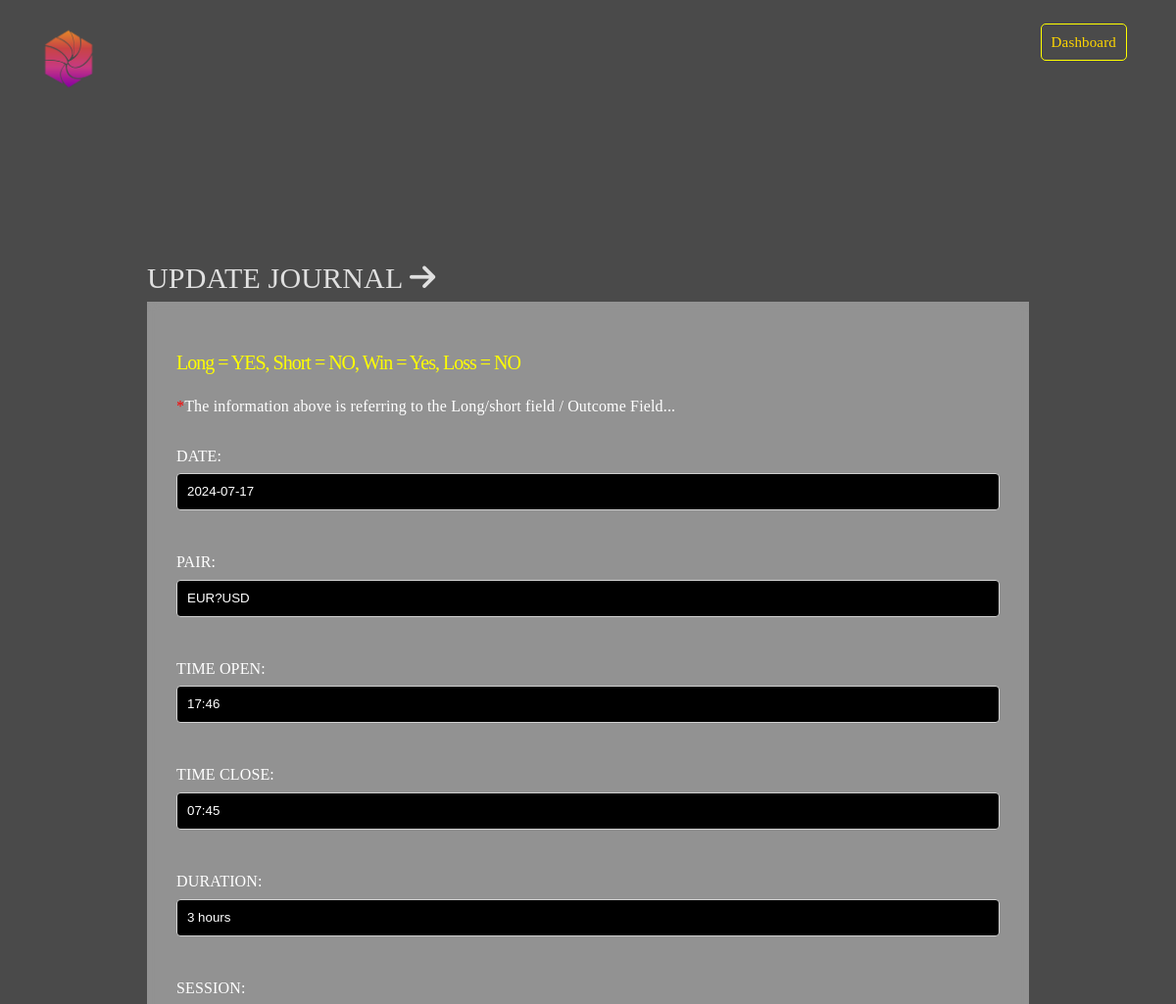
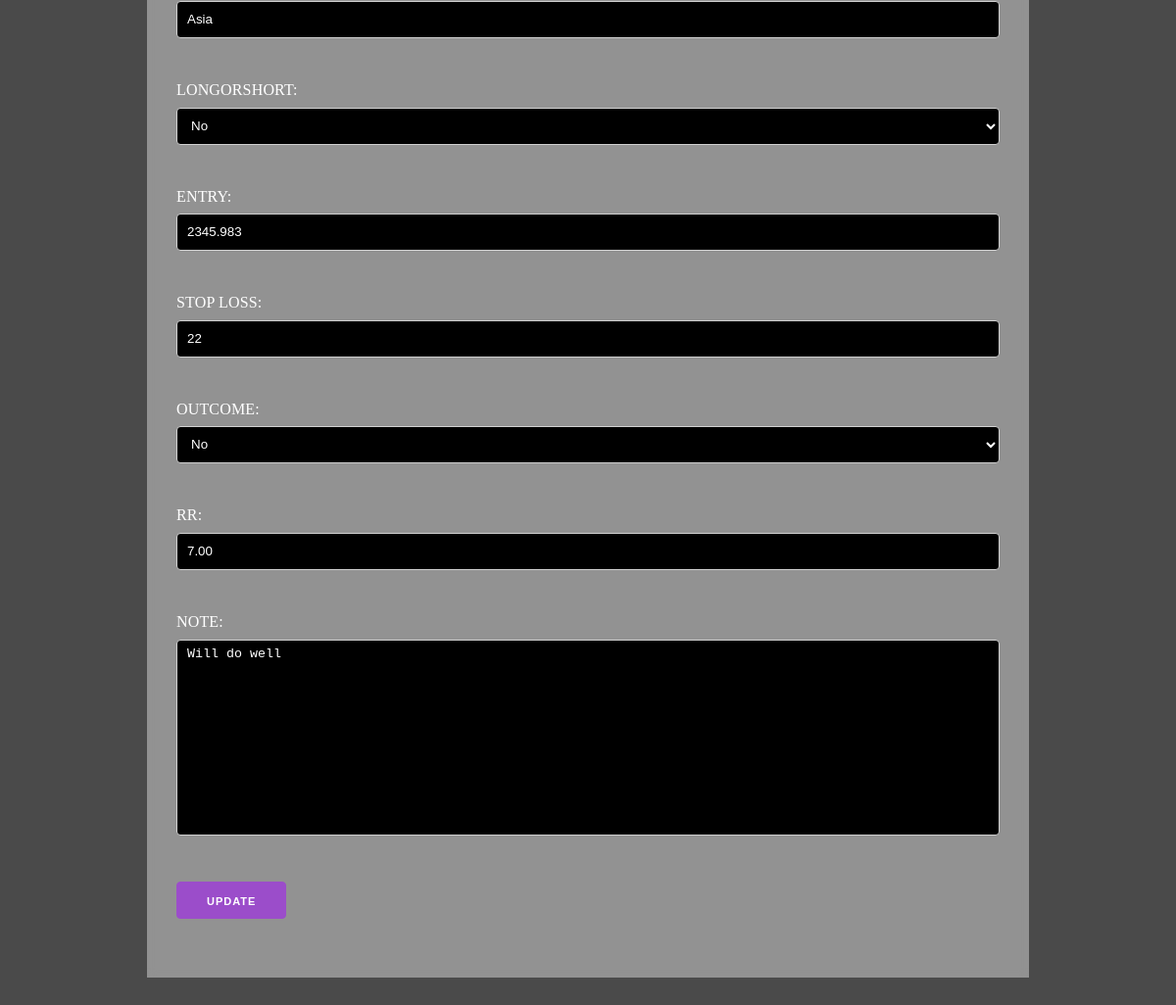
Page /journal/update/3 (signed in) on the committed database (2 pictures, top to bottom).
### journal/models.py (models this page shows, shortened)
class Journal(models.Model):
    user = user = models.ForeignKey(User, on_delete=models.CASCADE,null=True)
    date = models.DateField()
    pair = models.CharField(max_length=250)
    time_open = models.CharField(max_length=250)
    time_close = models.CharField(max_length=250)
    duration = models.CharField(max_length=250)
    session = models.CharField(max_length=250)
    longorshort = models.BooleanField(default=True,null=True)
    entry = models.CharField(max_length=250,null=True)
    stop_loss = models.CharField(max_length=250,null=True)
    outcome = models.BooleanField(default=True,null=True)
    rr = models.DecimalField(max_digits=6, decimal_places=2)
    note = models.TextField(max_length=5000)

### journal/views.py (the view)
# urls.py: path('journal/update/<int:journal_id>',update,name='update'),
@login_required(login_url='userlogin')
def update(request, journal_id):
    journal = get_object_or_404(Journal,id=journal_id, user=request.user)
    if request.method == 'POST':
        form = JournalForm(request.POST, instance=journal)
        if form.is_valid():
            form.save()
            return redirect('dashboard')  # Redirect to the list of journals or any other desired page
    else:
        form = JournalForm(instance=journal)
        context = {
            'form':form,
            'journal':journal
        }
    return render(request,'journal_update.html',context )

### journal/forms.py
class JournalForm(forms.ModelForm):
        class Meta:
            model = Journal
            fields = [
                'date', 'pair', 'time_open', 'time_close', 'duration', 'session',
                'longorshort', 'entry', 'stop_loss', 'outcome', 'rr', 'note'
            ]

### journal/templates/journal_update.html (shortened to what this page needs)
<!DOCTYPE html>
{% load static %}
<html lang="en">
<head>
    <link rel="stylesheet" href="https://cdnjs.cloudflare.com/ajax/libs/font-awesome/6.5.2/css/all.min.css" />
    <link rel="stylesheet" href="{% static 'milligram.css' %}">
    <link rel="stylesheet" href=" {% static 'style.css' %}">
</head>
<body>
    <section class="navbar">
        <nav class="navlist">
            <img src="{% static 'img/20230312_165351.png' %}" alt="logo" class="logopng">
             <div class="holdnav">
               <a href="{% url 'dashboard' %}" class="navobjects">Dashboard</a>
             </div>
        </nav>
    </section>
    <section class="j_entry">
        <hi class="login">UPDATE JOURNAL <i class="fa-solid fa-arrow-right"></i></hi>
        <form method="POST" action=" {% url 'update' journal.id %}" enctype="multipart/form-data">
            <h1 style="font-size: 2rem;color: yellow;text-transform: capitalize;">Long = YES, Short = NO, Win = Yes, Loss = NO</h1>
            <p style="color: white;"><span style="color: red;">*</span>The information above is referring to the Long/short field / Outcome Field...</p>
           {{form.as_p}}
            <div class="send">
                <button>UPDATE</button>
            </div>
          </form>
    </section>
</body>
</html>

### journal/static/milligram.css (style rules this page uses)
*, *:after, *:before { box-sizing: inherit; }
html { box-sizing: border-box; font-size: 62.5%; }
body { color: #606c76; font-family: 'Roboto', 'Helvetica Neue', 'Helvetica', 'Arial', sans-serif; font-size: 1.6em; font-weight: 300; letter-spacing: .01em; line-height: 1.6; }
.button, button, input[type='button'], input[type='reset'], input[type='submit'] { background-color: #9b4dca; border: 0.1rem solid #9b4dca; border-radius: .4rem; color: #fff; cursor: pointer; display: inline-block; font-size: 1.1rem; font-weight: 700; height: 3.8rem; letter-spacing: .1rem; line-height: 3.8rem; padding: 0 3.0rem; text-align: center; text-decoration: none; text-transform: uppercase; white-space: nowrap; }
input[type='color'], input[type='date'], input[type='datetime'], input[type='datetime-local'], input[type='email'], input[type='month'], input[type='number'], input[type='password'], input[type='search'], input[type='tel'], input[type='text'], input[type='url'], input[type='week'], input:not([type]), textarea, select { background-color: transparent; border: 0.1rem solid #d1d1d1; border-radius: .4rem; box-shadow: none; box-sizing: inherit; height: 3.8rem; padding: .6rem 1.0rem .7rem; width: 100%; }
select { padding-right: 3.0rem; }
textarea { min-height: 6.5rem; }
label, legend { display: block; font-size: 1.6rem; font-weight: 700; margin-bottom: .5rem; }
a { color: #9b4dca; text-decoration: none; }
.button, button, dd, dt, li { margin-bottom: 1.0rem; }
fieldset, input, select, textarea { margin-bottom: 1.5rem; }
blockquote, dl, figure, form, ol, p, pre, table, ul { margin-bottom: 2.5rem; }
p { margin-top: 0; }
h1, h2, h3, h4, h5, h6 { font-weight: 300; letter-spacing: -.1rem; margin-bottom: 2.0rem; margin-top: 0; }
h1 { font-size: 4.6rem; line-height: 1.2; }
img { max-width: 100%; }

### journal/static/style.css (style rules this page uses)
* { padding: 0; margin: 0; box-sizing: border-box; }
:root { --secpad: 0rem 2rem; --button: #ffd700; --button_textcolor:#333333; --card:#008080; --topspace: 2rem; --card_textcolor:#E0E0E0; --backdrop:rgba(255, 255, 255, 0.4); }
body { background:rgb(74, 74, 74) ; font-family: 'Roboto Slab', serif; height: 100vh; }
input[type=text] { color: white; background: black; }
input[type=number] { color: white; background: black; }
select { color: white; background: black; }
textarea { color: white; background: black; }
.logopng { width: 10rem; object-fit: contain; }
input { color: inherit; }
input::placeholder { color:rgb(193, 191, 191); text-transform: capitalize; font-size: smaller; }
textarea::placeholder { color:rgb(193, 191, 191); text-transform: capitalize; font-size: smaller; }
textarea { resize: none; height: 20rem; }
.navbar { padding: var(--secpad); width: 100%; }
.navlist { display: flex; justify-content: space-between; margin-top: 1rem; border-radius: 1rem; flex-wrap: wrap; z-index: 100; }
.login { color: var(--card_textcolor); font-size: 3rem; text-transform: uppercase; }
.navobjects { padding: 1rem ; text-transform: capitalize; color: var(--button_textcolor); border-radius: 5px; margin-bottom: 1rem; color: var(--button); cursor: pointer; border: 1px solid yellow; font-size: 1.3rem; }
.holdnav { margin-top: 2rem; }
.j_entry { padding: 5rem 3rem; }
form { padding: 5rem 3rem; backdrop-filter: blur(5px); background: var(--backdrop); }
label { color: white; text-transform: uppercase; font-weight: 400; }
@media (min-width: 40.0rem) { .navlist { display: flex; justify-content: space-between; margin-top: 1rem; border-radius: 1rem; flex-wrap: wrap; flex-direction: row; } }
@media (min-width: 40.0rem) { .navobjects { text-transform: capitalize; color: var(--button_textcolor); border-radius: 5px; margin-bottom: 1rem; color: var(--button); cursor: pointer; margin-top: 5rem; margin-left: 2rem; margin-right: 3rem; font-size: 1.5rem; } }
@media (min-width: 40.0rem) { .j_entry { padding: 15rem 15rem; } }

### rows in the picture
Journal: date "2024-07-17", pair "EUR?USD", time_open "17:46", time_close "07:45", duration "3 hours", session "Asia", longorshort "No", entry "2345.983", stop_loss "22", outcome "No", rr "7.00", note "Will do well"
